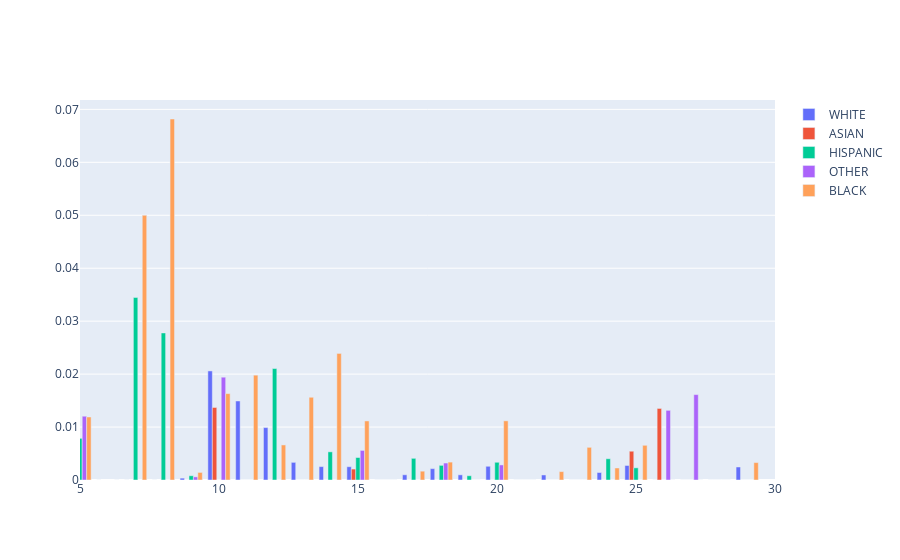

The notebook cell saved with this chart:
### Code cell
def plot_p_cause_speeding_hist(dataframe:pd.DataFrame, histfunc=None):

    x_upper_lim = 30

    if histfunc is None:
        histfunc = 'percent'

    #ADD NUM STOPS HOVER DATA
    hists_list = [go.Bar(
        x=dataframe[(dataframe['Speed over Limit'] < x_upper_lim) & (dataframe['Race']==race) & (dataframe['count']>10)]['Speed over Limit'],
        y=dataframe[(dataframe['Speed over Limit'] < x_upper_lim) & (dataframe['Race']==race) & (dataframe['count']>10)]['mean'],
        name=race)
                for race in race_set]

    fig = go.Figure()
    for hist in hists_list:
        fig.add_trace(hist)
        
    fig.update_xaxes(range=[5, x_upper_lim])

    fig.show()
    

plot_p_cause_speeding_hist(p_cause_race_speed)

### Figure 1 — Plotly figure (JSON) as saved in the notebook; plotly's stock layout.template omitted (floating-point values rounded to 4 significant figures)
{"data": [{"name": "WHITE", "type": "bar", "x": [0, 1, 2, 4, 5, 6, 7, 8, 9, 10, 11, 12, 13, 14, 15, 16, 17, 18, 19, 20, 21, 22, 23, 24, 25, 26, 27, 28, 29], "y": [0.01818, 0, 0, 0, 0.007092, 0, 0, 0, 0.0003522, 0.0206, 0.01493, 0.009901, 0.003333, 0.002532, 0.00251, 0, 0.0009833, 0.002147, 0.0009756, 0.002591, 0, 0.0009524, 0, 0.001416, 0.002745, 0, 0, 0, 0.002457]}, {"name": "ASIAN", "type": "bar", "x": [5, 9, 10, 11, 12, 13, 14, 15, 16, 17, 18, 19, 20, 21, 22, 23, 24, 25, 26, 27, 28, 29], "y": [0, 0, 0.0137, 0, 0, 0, 0, 0.002066, 0, 0, 0, 0, 0, 0, 0, 0, 0, 0.005435, 0.01351, 0, 0, 0]}, {"name": "HISPANIC", "type": "bar", "x": [0, 1, 2, 4, 5, 7, 8, 9, 10, 11, 12, 13, 14, 15, 16, 17, 18, 19, 20, 21, 22, 23, 24, 25, 26, 27, 28, 29], "y": [0, 0, 0, 0, 0.007874, 0.03448, 0.02778, 0.0008032, 0, 0, 0.02105, 0, 0.005319, 0.004248, 0, 0.004093, 0.002766, 0.0008039, 0.003348, 0, 0, 0, 0.004016, 0.002299, 0, 0, 0, 0]}, {"name": "OTHER", "type": "bar", "x": [5, 8, 9, 10, 11, 12, 13, 14, 15, 16, 17, 18, 19, 20, 21, 22, 23, 24, 25, 26, 27, 28, 29], "y": [0.01205, 0, 0.0005914, 0.01942, 0, 0, 0, 0, 0.005587, 0, 0, 0.003205, 0, 0.002849, 0, 0, 0, 0, 0, 0.01316, 0.01613, 0, 0]}, {"name": "BLACK", "type": "bar", "x": [0, 1, 2, 4, 5, 6, 7, 8, 9, 10, 11, 12, 13, 14, 15, 16, 17, 18, 19, 20, 21, 22, 23, 24, 25, 26, 27, 28, 29], "y": [0.02941, 0, 0, 0, 0.0119, 0, 0.05, 0.06818, 0.001432, 0.01632, 0.0198, 0.006623, 0.01562, 0.0239, 0.01116, 0, 0.001665, 0.003381, 0, 0.01117, 0, 0.001585, 0.006173, 0.002273, 0.006553, 0, 0, 0, 0.003289]}], "layout": {"xaxis": {"range": [5, 30]}}}
